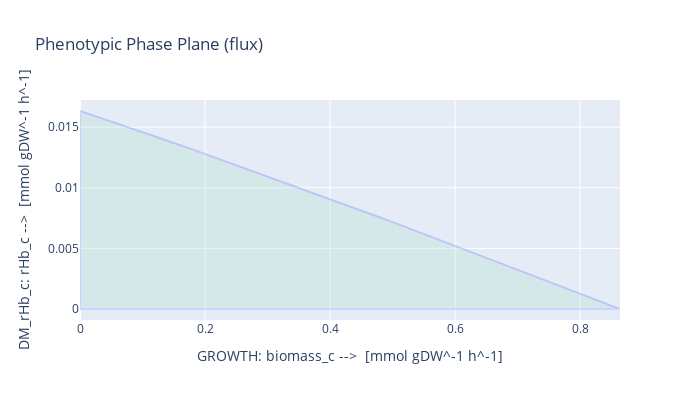
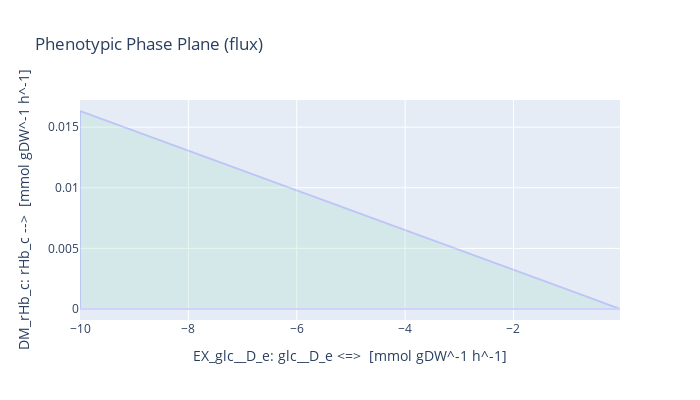

Source (notebook cell) for these figures, in order:
### Code cell
medium = model.medium 
with model:  
    model.medium = medium 
    solution = model.optimize() 
    print(solution.fluxes['GROWTH']) 
    production_envelope_glc = phenotypic_phase_plane(model,  
                                             variables=[model.reactions.EX_glc__D_e],#,model.reactions.EX_o2_e], 
                                             objective=model.metabolites.rHb_c) 
production_envelope_DW.plot(plotter, height=400) 
production_envelope_glc.plot(plotter, height=400)

### Figure 1 — Plotly figure (JSON) as saved in the notebook; plotly's stock layout.template omitted (floating-point values rounded to 4 significant figures)
{"data": [{"fill": "toself", "fillcolor": "#B3E2CD", "hoverinfo": "none", "marker": {"line": {"color": "#B3E2CD"}, "opacity": 0.3}, "mode": "lines", "name": "WT", "opacity": 0.3, "type": "scatter", "x": [0, 0.04546, 0.09092, 0.1364, 0.1818, 0.2273, 0.2728, 0.3182, 0.3637, 0.4091, 0.4546, 0.5001, 0.5455, 0.591, 0.6364, 0.6819, 0.7274, 0.7728, 0.8183, 0.8637, 0.8637, 0.8183, 0.7728, 0.7274, 0.6819, 0.6364, 0.591, 0.5455, 0.5001, 0.4546, 0.4091, 0.3637, 0.3182, 0.2728, 0.2273, 0.1818, 0.1364, 0.09092, 0.04546, 0, 0, 0], "y": [0, 0, 0, 0, 0, 0, 0, 0, 0, 0, 0, 0, 0, 0, 0, 0, 0, 0, 0, 0, 0, 0.0009012, 0.001802, 0.002703, 0.003605, 0.004506, 0.005407, 0.006308, 0.00717, 0.008026, 0.008883, 0.009739, 0.0106, 0.01145, 0.0123, 0.01313, 0.01394, 0.01474, 0.01554, 0.01633, 0, 0.01633]}], "layout": {"height": 400, "title": {"text": "Phenotypic Phase Plane (flux)"}, "width": 700, "xaxis": {"autorange": true, "range": [0, 0.8637], "title": {"text": "GROWTH: biomass_c -->  [mmol gDW^-1 h^-1]"}, "type": "linear"}, "yaxis": {"autorange": true, "range": [-0.0009074, 0.01724], "title": {"text": "DM_rHb_c: rHb_c -->  [mmol gDW^-1 h^-1]"}, "type": "linear"}}}

### Figure 2 — Plotly figure (JSON) as saved in the notebook; plotly's stock layout.template omitted (floating-point values rounded to 4 significant figures)
{"data": [{"fill": "toself", "fillcolor": "#B3E2CD", "hoverinfo": "none", "marker": {"line": {"color": "#B3E2CD"}, "opacity": 0.3}, "mode": "lines", "name": "WT", "opacity": 0.3, "type": "scatter", "x": [-10, -9.475, -8.951, -8.426, -7.902, -7.377, -6.853, -6.328, -5.804, -5.279, -4.755, -4.23, -3.706, -3.181, -2.657, -2.132, -1.608, -1.083, -0.5586, -0.0341, -0.0341, -0.5586, -1.083, -1.608, -2.132, -2.657, -3.181, -3.706, -4.23, -4.755, -5.279, -5.804, -6.328, -6.853, -7.377, -7.902, -8.426, -8.951, -9.475, -10, -10, -10], "y": [0, 0, 0, 0, 0, 0, 0, 0, 0, 0, 0, 0, 0, 0, 0, 0, 0, 0, 0, 0, 0, 0.0008716, 0.001732, 0.002591, 0.00345, 0.004308, 0.005167, 0.006026, 0.006885, 0.007744, 0.008603, 0.009462, 0.01032, 0.01118, 0.01204, 0.0129, 0.01376, 0.01462, 0.01547, 0.01633, 0, 0.01633]}], "layout": {"height": 400, "title": {"text": "Phenotypic Phase Plane (flux)"}, "width": 700, "xaxis": {"autorange": true, "range": [-10, -0.0341], "title": {"text": "EX_glc__D_e: glc__D_e <=>  [mmol gDW^-1 h^-1]"}, "type": "linear"}, "yaxis": {"autorange": true, "range": [-0.0009074, 0.01724], "title": {"text": "DM_rHb_c: rHb_c -->  [mmol gDW^-1 h^-1]"}, "type": "linear"}}}
